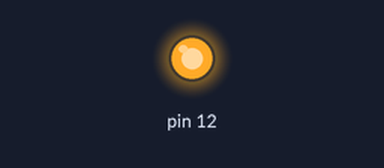
A sketch run on a simulated Arduino Uno, built with avr-gcc and run on an emulated ATmega328P. Parts: output pins drawn as LEDs (lit = HIGH).

Above: at 1.0 s.
At 3.0 s:
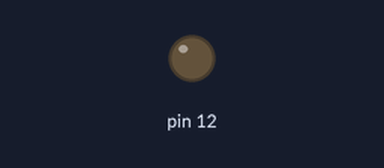
Timing chart, 0 to 5.2 s (numbered marks = the images above):
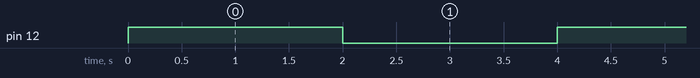

The sketch:

code_1.ino
```cpp
void setup() {
  // put your setup code here, to run once:
pinMode(12,OUTPUT);
}

void loop() {
  // put your main code here, to run repeatedly:
digitalWrite(12,HIGH);
delay(2000);
digitalWrite(12,LOW);
delay(2000);
}
```

Measured:
- by itself, pin 12: alternates HIGH for 2.0 s and LOW for 2.0 s
